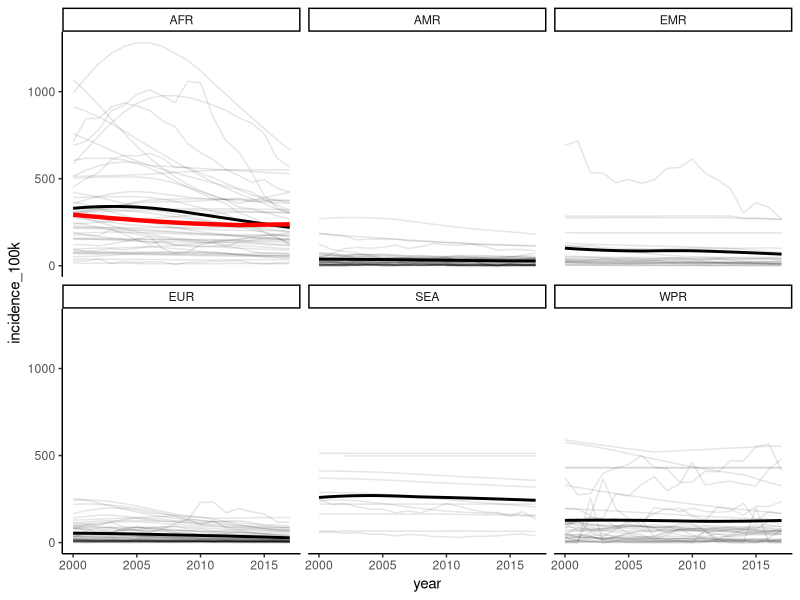

Here is the R script that generated this plot:
library(tidyverse)

# WHO TB dataset from <https://www.who.int/tb/country/data/download/en/>

tb <- read_csv("TB_burden_countries_2019-07-12.csv")

# cleaning
progress <- tb %>%
  select(-contains("iso"), -contains("_lo"), -contains("_hi"))

progress <- progress %>% 
  rename(who_region = g_whoregion,
         pop = e_pop_num,
         incidence_100k = e_inc_100k,
         incidence_number = e_inc_num,
         hiv_percent = e_tbhiv_prct,
         hiv_incidence_100k = e_inc_tbhiv_100k,
         hiv_number = e_inc_tbhiv_num,
         mort_nohiv_100k = e_mort_exc_tbhiv_100k,
         mort_nohiv_number = e_mort_exc_tbhiv_num,
         mort_hiv_100k = e_mort_tbhiv_100k,
         mort_hiv_number = e_mort_tbhiv_num,
         mort_100k = e_mort_100k,
         mort_number = e_mort_num,
         case_fatality_ratio = cfr,
         new_incidence_100k = c_newinc_100k,
         case_detection_percent = c_cdr
         )

glimpse(progress)

# maybe we could do some cool cleaning stuff with countries
progress %>%
  count(country) 

#most countries have 18 years of data, but which do not
progress %>%
  count(country) %>%
  filter(n < 18) %>%
  print(n = Inf)
# interesting, maybe there is something cool we could do with that

# what regions are there
progress %>%
  count(who_region)

write_csv(progress, "tb.csv")

# trend for each country within each who region and highlight favorite country
fav_country <- progress %>%
  filter(country == "Madagascar")

ggplot() + 
  geom_line(data = progress, 
            aes(x = year, y = incidence_100k, group = country), 
            alpha = .1) +
  facet_wrap(~who_region) + 
  geom_smooth(data = progress, 
              aes(x = year, y = incidence_100k), 
              color = "black", se = FALSE) + 
  geom_line(data = fav_country, 
            aes(x = year, y = incidence_100k), 
            color = "red", lwd = 1.5) +
  theme_classic()

